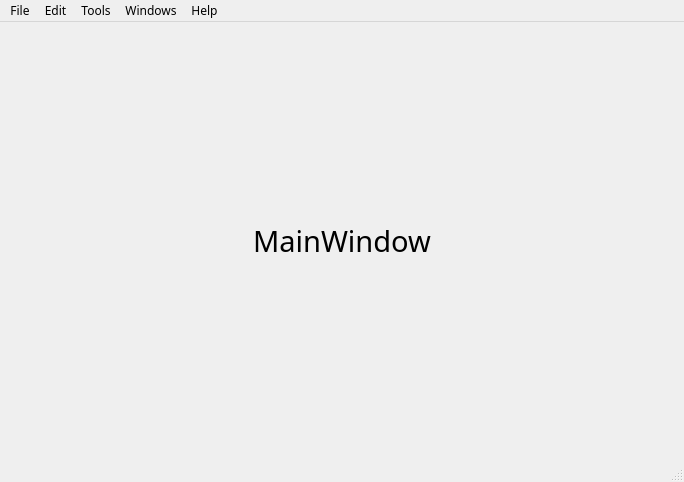
<?xml version="1.0" encoding="UTF-8"?>
<ui version="4.0">
 <class>MainWindow</class>
 <widget class="QMainWindow" name="MainWindow">
  <property name="geometry">
   <rect>
    <x>0</x>
    <y>0</y>
    <width>684</width>
    <height>482</height>
   </rect>
  </property>
  <property name="font">
   <font>
    <family>SolaimanLipi</family>
   </font>
  </property>
  <property name="windowTitle">
   <string>SAS</string>
  </property>
  <widget class="QWidget" name="centralwidget">
   <layout class="QVBoxLayout" name="verticalLayout">
    <item>
     <widget class="QLabel" name="label">
      <property name="font">
       <font>
        <family>SolaimanLipi</family>
        <pointsize>22</pointsize>
       </font>
      </property>
      <property name="text">
       <string>MainWindow</string>
      </property>
      <property name="alignment">
       <set>Qt::AlignCenter</set>
      </property>
     </widget>
    </item>
   </layout>
  </widget>
  <widget class="QStatusBar" name="statusbar"/>
  <widget class="QMenuBar" name="menubar">
   <property name="geometry">
    <rect>
     <x>0</x>
     <y>0</y>
     <width>684</width>
     <height>21</height>
    </rect>
   </property>
   <widget class="QMenu" name="menuFile">
    <property name="title">
     <string>File</string>
    </property>
    <addaction name="actionOpen_Database"/>
    <addaction name="actionExit"/>
   </widget>
   <widget class="QMenu" name="menuHelp">
    <property name="title">
     <string>Help</string>
    </property>
   </widget>
   <widget class="QMenu" name="menuEdit">
    <property name="title">
     <string>Edit</string>
    </property>
    <addaction name="actionCopy"/>
   </widget>
   <widget class="QMenu" name="menuTools">
    <property name="title">
     <string>Tools</string>
    </property>
    <addaction name="actionSetupdb"/>
    <addaction name="actionInitial_Adjustments"/>
   </widget>
   <widget class="QMenu" name="menuWindows">
    <property name="title">
     <string>Windows</string>
    </property>
    <addaction name="actionAccounts"/>
    <addaction name="actionJournal"/>
    <addaction name="actionInventory"/>
   </widget>
   <addaction name="menuFile"/>
   <addaction name="menuEdit"/>
   <addaction name="menuTools"/>
   <addaction name="menuWindows"/>
   <addaction name="menuHelp"/>
  </widget>
  <action name="actionOpen_Database">
   <property name="text">
    <string>Open Database</string>
   </property>
   <property name="font">
    <font>
     <family>SolaimanLipi</family>
    </font>
   </property>
   <property name="shortcut">
    <string>Ctrl+O</string>
   </property>
  </action>
  <action name="actionExit">
   <property name="text">
    <string>Exit</string>
   </property>
   <property name="shortcut">
    <string>Ctrl+Q</string>
   </property>
  </action>
  <action name="actionSetupdb">
   <property name="text">
    <string>Setup Database</string>
   </property>
   <property name="shortcut">
    <string>Alt+Shift+Return</string>
   </property>
  </action>
  <action name="actionCopy">
   <property name="text">
    <string>Copy</string>
   </property>
   <property name="shortcut">
    <string>Ctrl+C</string>
   </property>
  </action>
  <action name="actionDaily_Transactions">
   <property name="text">
    <string>Daily Transactions</string>
   </property>
  </action>
  <action name="actionAccounts">
   <property name="text">
    <string>Accounts</string>
   </property>
   <property name="statusTip">
    <string>List of Accounts</string>
   </property>
   <property name="shortcut">
    <string>Alt+A</string>
   </property>
  </action>
  <action name="actionJournal">
   <property name="text">
    <string>Journal</string>
   </property>
   <property name="statusTip">
    <string>Daily Transactions</string>
   </property>
   <property name="shortcut">
    <string>Alt+J</string>
   </property>
  </action>
  <action name="actionInventory">
   <property name="text">
    <string>Inventory</string>
   </property>
   <property name="statusTip">
    <string>Inventory stock</string>
   </property>
   <property name="shortcut">
    <string>Alt+I</string>
   </property>
  </action>
  <action name="actionInitial_Adjustments">
   <property name="text">
    <string>Initial Adjustments</string>
   </property>
   <property name="shortcut">
    <string>Alt+Shift+I</string>
   </property>
  </action>
 </widget>
 <resources/>
 <connections/>
</ui>
